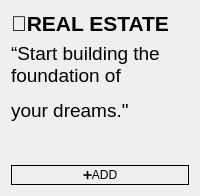
             <widget class="QWidget" name="page_42">
              <layout class="QGridLayout" name="gridLayout">
               <item row="0" column="0">
                <layout class="QGridLayout" name="gridLayout_22">
                 <item row="3" column="1" colspan="2">
                  <widget class="QLabel" name="label_4">
                   <property name="sizePolicy">
                    <sizepolicy hsizetype="Preferred" vsizetype="Expanding">
                     <horstretch>0</horstretch>
                     <verstretch>0</verstretch>
                    </sizepolicy>
                   </property>
                   <property name="minimumSize">
                    <size>
                     <width>0</width>
                     <height>40</height>
                    </size>
                   </property>
                   <property name="text">
                    <string>&lt;html&gt;&lt;head/&gt;&lt;body&gt;&lt;p&gt;&lt;span style=&quot; font-size:14pt;&quot;&gt;“Start building the foundation of &lt;/span&gt;&lt;/p&gt;&lt;p&gt;&lt;span style=&quot; font-size:14pt;&quot;&gt;your dreams.&amp;quot;&lt;br/&gt;&lt;/span&gt;&lt;/p&gt;&lt;/body&gt;&lt;/html&gt;</string>
                   </property>
                   <property name="alignment">
                    <set>Qt::AlignmentFlag::AlignLeading|Qt::AlignmentFlag::AlignLeft|Qt::AlignmentFlag::AlignTop</set>
                   </property>
                   <property name="wordWrap">
                    <bool>true</bool>
                   </property>
                  </widget>
                 </item>
                 <item row="2" column="1" colspan="2">
                  <widget class="QLabel" name="label_3">
                   <property name="minimumSize">
                    <size>
                     <width>0</width>
                     <height>20</height>
                    </size>
                   </property>
                   <property name="styleSheet">
                    <string notr="true">
font: 16pt &quot;Segoe UI&quot;;</string>
                   </property>
                   <property name="text">
                    <string>&lt;html&gt;&lt;head/&gt;&lt;body&gt;&lt;p&gt;&lt;span style=&quot; font-size:16pt; font-weight:700;&quot;&gt;🏡REAL ESTATE&lt;/span&gt;&lt;/p&gt;&lt;/body&gt;&lt;/html&gt;</string>
                   </property>
                   <property name="wordWrap">
                    <bool>true</bool>
                   </property>
                  </widget>
                 </item>
                 <item row="4" column="1" colspan="2">
                  <widget class="QPushButton" name="add">
                   <property name="minimumSize">
                    <size>
                     <width>0</width>
                     <height>20</height>
                    </size>
                   </property>
                   <property name="styleSheet">
                    <string notr="true">border: 0.5px solid black;
border-radius:20px;</string>
                   </property>
                   <property name="text">
                    <string>➕ADD</string>
                   </property>
                  </widget>
                 </item>
                </layout>
               </item>
              </layout>
             </widget>
